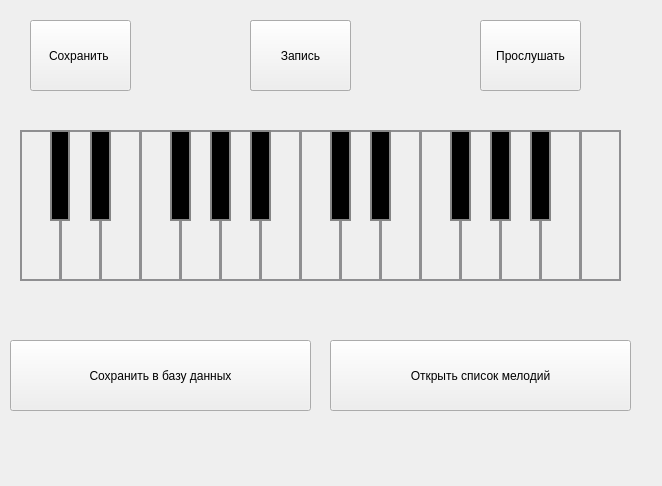
<?xml version="1.0" encoding="UTF-8"?>
<ui version="4.0">
 <class>PianoForm</class>
 <widget class="QMainWindow" name="PianoForm">
  <property name="geometry">
   <rect>
    <x>0</x>
    <y>0</y>
    <width>662</width>
    <height>486</height>
   </rect>
  </property>
  <property name="minimumSize">
   <size>
    <width>621</width>
    <height>486</height>
   </size>
  </property>
  <property name="windowTitle">
   <string>MainWindow</string>
  </property>
  <widget class="QWidget" name="centralwidget">
   <widget class="QPushButton" name="f4_2">
    <property name="geometry">
     <rect>
      <x>450</x>
      <y>130</y>
      <width>21</width>
      <height>91</height>
     </rect>
    </property>
    <property name="styleSheet">
     <string notr="true">border: 2px solid #858585;

    background-color:black ;
</string>
    </property>
    <property name="text">
     <string/>
    </property>
   </widget>
   <widget class="QPushButton" name="d3_2">
    <property name="geometry">
     <rect>
      <x>90</x>
      <y>130</y>
      <width>21</width>
      <height>91</height>
     </rect>
    </property>
    <property name="styleSheet">
     <string notr="true">border: 2px solid #858585;

    background-color:black ;
</string>
    </property>
    <property name="text">
     <string/>
    </property>
   </widget>
   <widget class="QPushButton" name="a4_2">
    <property name="geometry">
     <rect>
      <x>250</x>
      <y>130</y>
      <width>21</width>
      <height>91</height>
     </rect>
    </property>
    <property name="styleSheet">
     <string notr="true">border: 2px solid #858585;

    background-color:black ;
</string>
    </property>
    <property name="text">
     <string/>
    </property>
   </widget>
   <widget class="QPushButton" name="d4_2">
    <property name="geometry">
     <rect>
      <x>370</x>
      <y>130</y>
      <width>21</width>
      <height>91</height>
     </rect>
    </property>
    <property name="styleSheet">
     <string notr="true">border: 2px solid #858585;

    background-color:black ;
</string>
    </property>
    <property name="text">
     <string/>
    </property>
   </widget>
   <widget class="QPushButton" name="stop">
    <property name="geometry">
     <rect>
      <x>250</x>
      <y>20</y>
      <width>101</width>
      <height>71</height>
     </rect>
    </property>
    <property name="text">
     <string>Стоп</string>
    </property>
   </widget>
   <widget class="QPushButton" name="f3_2">
    <property name="geometry">
     <rect>
      <x>170</x>
      <y>130</y>
      <width>21</width>
      <height>91</height>
     </rect>
    </property>
    <property name="styleSheet">
     <string notr="true">border: 2px solid #858585;

    background-color:black ;
</string>
    </property>
    <property name="text">
     <string/>
    </property>
   </widget>
   <widget class="QPushButton" name="d4">
    <property name="geometry">
     <rect>
      <x>340</x>
      <y>130</y>
      <width>41</width>
      <height>151</height>
     </rect>
    </property>
    <property name="styleSheet">
     <string notr="true">border: 2px solid #8f8f91;

    background-color: qlineargradient(x1: 0, y1: 0, x2: 0, y2: 1,
                                      stop: 0 #f6f7fa, stop: 1 #dadbde);
</string>
    </property>
    <property name="text">
     <string/>
    </property>
   </widget>
   <widget class="QPushButton" name="e3">
    <property name="geometry">
     <rect>
      <x>100</x>
      <y>130</y>
      <width>41</width>
      <height>151</height>
     </rect>
    </property>
    <property name="styleSheet">
     <string notr="true">border: 2px solid #8f8f91;

    background-color: qlineargradient(x1: 0, y1: 0, x2: 0, y2: 1,
                                      stop: 0 #f6f7fa, stop: 1 #dadbde);
</string>
    </property>
    <property name="text">
     <string/>
    </property>
   </widget>
   <widget class="QPushButton" name="a5_2">
    <property name="geometry">
     <rect>
      <x>530</x>
      <y>130</y>
      <width>21</width>
      <height>91</height>
     </rect>
    </property>
    <property name="styleSheet">
     <string notr="true">border: 2px solid #858585;

    background-color:black ;
</string>
    </property>
    <property name="text">
     <string/>
    </property>
   </widget>
   <widget class="QPushButton" name="c4_2">
    <property name="geometry">
     <rect>
      <x>330</x>
      <y>130</y>
      <width>21</width>
      <height>91</height>
     </rect>
    </property>
    <property name="styleSheet">
     <string notr="true">border: 2px solid #858585;

    background-color:black ;
</string>
    </property>
    <property name="text">
     <string/>
    </property>
   </widget>
   <widget class="QPushButton" name="c4">
    <property name="geometry">
     <rect>
      <x>300</x>
      <y>130</y>
      <width>41</width>
      <height>151</height>
     </rect>
    </property>
    <property name="styleSheet">
     <string notr="true">border: 2px solid #8f8f91;

    background-color: qlineargradient(x1: 0, y1: 0, x2: 0, y2: 1,
                                      stop: 0 #f6f7fa, stop: 1 #dadbde);
</string>
    </property>
    <property name="text">
     <string/>
    </property>
   </widget>
   <widget class="QPushButton" name="e4">
    <property name="geometry">
     <rect>
      <x>380</x>
      <y>130</y>
      <width>41</width>
      <height>151</height>
     </rect>
    </property>
    <property name="styleSheet">
     <string notr="true">border: 2px solid #8f8f91;

    background-color: qlineargradient(x1: 0, y1: 0, x2: 0, y2: 1,
                                      stop: 0 #f6f7fa, stop: 1 #dadbde);
</string>
    </property>
    <property name="text">
     <string/>
    </property>
   </widget>
   <widget class="QPushButton" name="b5">
    <property name="geometry">
     <rect>
      <x>540</x>
      <y>130</y>
      <width>41</width>
      <height>151</height>
     </rect>
    </property>
    <property name="styleSheet">
     <string notr="true">border: 2px solid #8f8f91;

    background-color: qlineargradient(x1: 0, y1: 0, x2: 0, y2: 1,
                                      stop: 0 #f6f7fa, stop: 1 #dadbde);
</string>
    </property>
    <property name="text">
     <string/>
    </property>
   </widget>
   <widget class="QPushButton" name="listen">
    <property name="geometry">
     <rect>
      <x>480</x>
      <y>20</y>
      <width>101</width>
      <height>71</height>
     </rect>
    </property>
    <property name="text">
     <string>Прослушать</string>
    </property>
   </widget>
   <widget class="QPushButton" name="b4">
    <property name="geometry">
     <rect>
      <x>260</x>
      <y>130</y>
      <width>41</width>
      <height>151</height>
     </rect>
    </property>
    <property name="styleSheet">
     <string notr="true">border: 2px solid #8f8f91;

    background-color: qlineargradient(x1: 0, y1: 0, x2: 0, y2: 1,
                                      stop: 0 #f6f7fa, stop: 1 #dadbde);
</string>
    </property>
    <property name="text">
     <string/>
    </property>
   </widget>
   <widget class="QPushButton" name="a4">
    <property name="geometry">
     <rect>
      <x>220</x>
      <y>130</y>
      <width>41</width>
      <height>151</height>
     </rect>
    </property>
    <property name="styleSheet">
     <string notr="true">border: 2px solid #8f8f91;

    background-color: qlineargradient(x1: 0, y1: 0, x2: 0, y2: 1,
                                      stop: 0 #f6f7fa, stop: 1 #dadbde);
</string>
    </property>
    <property name="text">
     <string/>
    </property>
   </widget>
   <widget class="QPushButton" name="g4_2">
    <property name="geometry">
     <rect>
      <x>490</x>
      <y>130</y>
      <width>21</width>
      <height>91</height>
     </rect>
    </property>
    <property name="styleSheet">
     <string notr="true">border: 2px solid #858585;

    background-color:black ;
</string>
    </property>
    <property name="text">
     <string/>
    </property>
   </widget>
   <widget class="QPushButton" name="f3">
    <property name="geometry">
     <rect>
      <x>140</x>
      <y>130</y>
      <width>41</width>
      <height>151</height>
     </rect>
    </property>
    <property name="styleSheet">
     <string notr="true">border: 2px solid #8f8f91;

    background-color: qlineargradient(x1: 0, y1: 0, x2: 0, y2: 1,
                                      stop: 0 #f6f7fa, stop: 1 #dadbde);
</string>
    </property>
    <property name="text">
     <string/>
    </property>
   </widget>
   <widget class="QPushButton" name="c3">
    <property name="geometry">
     <rect>
      <x>20</x>
      <y>130</y>
      <width>41</width>
      <height>151</height>
     </rect>
    </property>
    <property name="styleSheet">
     <string notr="true">border: 2px solid #8f8f91;

    background-color: qlineargradient(x1: 0, y1: 0, x2: 0, y2: 1,
                                      stop: 0 #f6f7fa, stop: 1 #dadbde);
</string>
    </property>
    <property name="text">
     <string/>
    </property>
   </widget>
   <widget class="QPushButton" name="record">
    <property name="geometry">
     <rect>
      <x>250</x>
      <y>20</y>
      <width>101</width>
      <height>71</height>
     </rect>
    </property>
    <property name="text">
     <string>Запись</string>
    </property>
   </widget>
   <widget class="QPushButton" name="g4">
    <property name="geometry">
     <rect>
      <x>460</x>
      <y>130</y>
      <width>41</width>
      <height>151</height>
     </rect>
    </property>
    <property name="styleSheet">
     <string notr="true">border: 2px solid #8f8f91;

    background-color: qlineargradient(x1: 0, y1: 0, x2: 0, y2: 1,
                                      stop: 0 #f6f7fa, stop: 1 #dadbde);
</string>
    </property>
    <property name="text">
     <string/>
    </property>
   </widget>
   <widget class="QPushButton" name="g3_2">
    <property name="geometry">
     <rect>
      <x>210</x>
      <y>130</y>
      <width>21</width>
      <height>91</height>
     </rect>
    </property>
    <property name="styleSheet">
     <string notr="true">border: 2px solid #858585;

    background-color:black ;
</string>
    </property>
    <property name="text">
     <string/>
    </property>
   </widget>
   <widget class="QPushButton" name="c3_2">
    <property name="geometry">
     <rect>
      <x>50</x>
      <y>130</y>
      <width>20</width>
      <height>91</height>
     </rect>
    </property>
    <property name="styleSheet">
     <string notr="true">border: 2px solid #858585;

    background-color:black ;
</string>
    </property>
    <property name="text">
     <string/>
    </property>
   </widget>
   <widget class="QPushButton" name="a5">
    <property name="geometry">
     <rect>
      <x>500</x>
      <y>130</y>
      <width>41</width>
      <height>151</height>
     </rect>
    </property>
    <property name="styleSheet">
     <string notr="true">border: 2px solid #8f8f91;

    background-color: qlineargradient(x1: 0, y1: 0, x2: 0, y2: 1,
                                      stop: 0 #f6f7fa, stop: 1 #dadbde);
</string>
    </property>
    <property name="text">
     <string/>
    </property>
   </widget>
   <widget class="QPushButton" name="f4">
    <property name="geometry">
     <rect>
      <x>420</x>
      <y>130</y>
      <width>41</width>
      <height>151</height>
     </rect>
    </property>
    <property name="styleSheet">
     <string notr="true">border: 2px solid #8f8f91;

    background-color: qlineargradient(x1: 0, y1: 0, x2: 0, y2: 1,
                                      stop: 0 #f6f7fa, stop: 1 #dadbde);
</string>
    </property>
    <property name="text">
     <string/>
    </property>
   </widget>
   <widget class="QPushButton" name="g3">
    <property name="geometry">
     <rect>
      <x>180</x>
      <y>130</y>
      <width>41</width>
      <height>151</height>
     </rect>
    </property>
    <property name="styleSheet">
     <string notr="true">border: 2px solid #8f8f91;

    background-color: qlineargradient(x1: 0, y1: 0, x2: 0, y2: 1,
                                      stop: 0 #f6f7fa, stop: 1 #dadbde);
</string>
    </property>
    <property name="text">
     <string/>
    </property>
   </widget>
   <widget class="QPushButton" name="d3">
    <property name="geometry">
     <rect>
      <x>60</x>
      <y>130</y>
      <width>41</width>
      <height>151</height>
     </rect>
    </property>
    <property name="styleSheet">
     <string notr="true">border: 2px solid #8f8f91;

    background-color: qlineargradient(x1: 0, y1: 0, x2: 0, y2: 1,
                                      stop: 0 #f6f7fa, stop: 1 #dadbde);
</string>
    </property>
    <property name="text">
     <string/>
    </property>
   </widget>
   <widget class="QPushButton" name="c5">
    <property name="geometry">
     <rect>
      <x>580</x>
      <y>130</y>
      <width>41</width>
      <height>151</height>
     </rect>
    </property>
    <property name="styleSheet">
     <string notr="true">border: 2px solid #8f8f91;

    background-color: qlineargradient(x1: 0, y1: 0, x2: 0, y2: 1,
                                      stop: 0 #f6f7fa, stop: 1 #dadbde);
</string>
    </property>
    <property name="text">
     <string/>
    </property>
   </widget>
   <widget class="QPushButton" name="save_pc">
    <property name="geometry">
     <rect>
      <x>30</x>
      <y>20</y>
      <width>101</width>
      <height>71</height>
     </rect>
    </property>
    <property name="text">
     <string>Сохранить </string>
    </property>
   </widget>
   <widget class="QPushButton" name="save_db">
    <property name="geometry">
     <rect>
      <x>10</x>
      <y>340</y>
      <width>301</width>
      <height>71</height>
     </rect>
    </property>
    <property name="text">
     <string>Сохранить в базу данных</string>
    </property>
   </widget>
   <widget class="QPushButton" name="open_list">
    <property name="geometry">
     <rect>
      <x>330</x>
      <y>340</y>
      <width>301</width>
      <height>71</height>
     </rect>
    </property>
    <property name="text">
     <string>Открыть список мелодий</string>
    </property>
   </widget>
   <zorder>stop</zorder>
   <zorder>record</zorder>
   <zorder>b5</zorder>
   <zorder>a5</zorder>
   <zorder>g4</zorder>
   <zorder>f4</zorder>
   <zorder>e4</zorder>
   <zorder>d4</zorder>
   <zorder>c4</zorder>
   <zorder>b4</zorder>
   <zorder>a4</zorder>
   <zorder>g3</zorder>
   <zorder>f3</zorder>
   <zorder>e3</zorder>
   <zorder>c3</zorder>
   <zorder>d3</zorder>
   <zorder>f4_2</zorder>
   <zorder>d3_2</zorder>
   <zorder>a4_2</zorder>
   <zorder>d4_2</zorder>
   <zorder>f3_2</zorder>
   <zorder>a5_2</zorder>
   <zorder>c4_2</zorder>
   <zorder>listen</zorder>
   <zorder>g4_2</zorder>
   <zorder>g3_2</zorder>
   <zorder>c3_2</zorder>
   <zorder>c5</zorder>
   <zorder>save_pc</zorder>
   <zorder>save_db</zorder>
   <zorder>open_list</zorder>
  </widget>
 </widget>
 <resources/>
 <connections/>
</ui>
